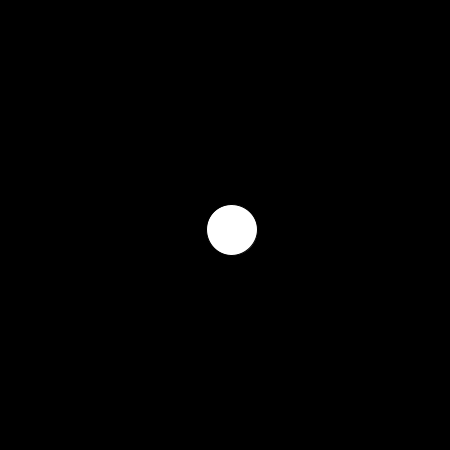
Frame 1 (no input)
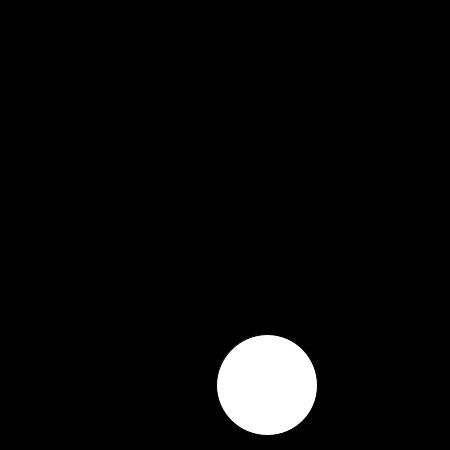
Frame 60 (the mouse pressed at the canvas centre just before this capture)
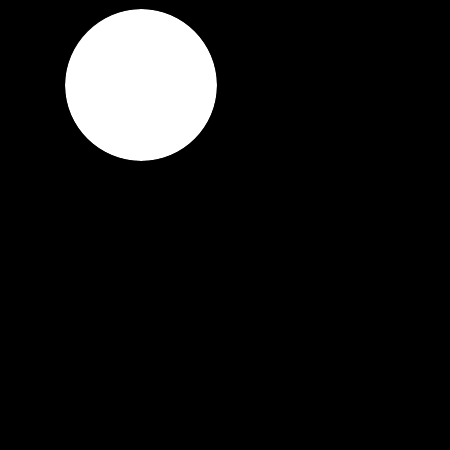
Frame 120 (the mouse held since frame 60 and released just before this capture)

The Processing sketch that drew these frames (run headless with seeded random() and noise(); from frame 60 on, the mouse is pressed at the canvas centre):

// Processing sketch: s19magd150lab03_Newton
// ── s19magd150lab03_Newton.pde
int popped=0;
boolean bubblePopped=false; 
float bubbleX;
float bubbleY ;
float bubbleSize = 50;
int xDir =1; 
int yDir = 1;
int xVel = 7;
int yVel = 5;
void setup () {
  size(450,450);
  background(0);
  bubbleX = width/2;
  bubbleY = height/2; 
  println("Welcome to my Bubble Popper");
  println("Touch the bubble or let it get too big and it will pop!");
}
void draw() {
  background (0);
  if (!bubblePopped) {
      if (max(width, bubbleX) != width) {
        xDir= -1;
      } else if (min(0,bubbleX) != 0){
        xDir=1;
      }
      if (max(height, bubbleY) != height) {
        yDir =-1;
      } else if (min(0,bubbleY) != 0){
        yDir =1;
      }
       bubbleX= bubbleX+xDir*xVel;
       bubbleY= bubbleY+yDir*yVel;
       bubbleSize = bubbleSize + 0.85;
      
      ellipse (bubbleX,bubbleY,bubbleSize,bubbleSize);
      if(dist(bubbleX, bubbleY, mouseX, mouseY) <= bubbleSize / 2) {
        popped+=1;
        println("Bubbles Popped: " + popped);
        bubblePopped=true;
      } else if (bubbleSize >= width/2) {
        popped+=1;
        println("Bubbles Popped: " + popped);
        bubblePopped=true;
      }
  } else {
    bubblePopped=false;
    bubbleSize=50;
    bubbleX = width/2;
    bubbleY = height/2;
  }
}
